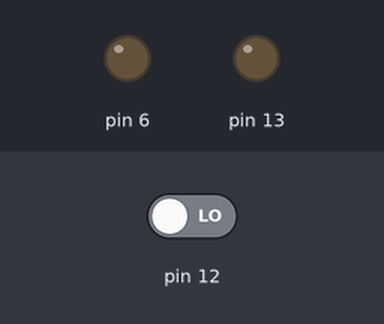
The sketch below on a simulated Arduino Uno, built with avr-gcc and run on an emulated ATmega328P. Shown: output pins drawn as LEDs (lit = HIGH). The test bench sets the inputs (shaded band); at power-on: pin 12 LOW. What the sketch prints to the serial monitor is not drawn.

Above: at 1.2 s.
1.3 s: pin 12 driven HIGH
3.2 s: pin 12 driven LOW
At 4.2 s:
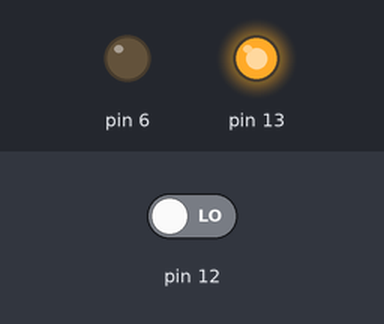
Timing chart, 0 to 6.2 s (numbered marks = the images above; inputs shaded):
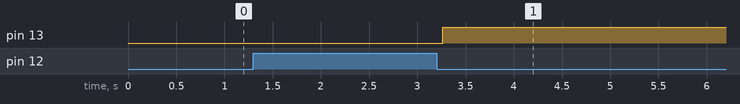

The sketch:

fan_ONOFF.ino
```cpp
unsigned long preTime = 0;
unsigned long curTime = 0;
int num = 0;
boolean SW = false;

void setup() {
  Serial.begin(9600);
  pinMode(12, INPUT);
  pinMode(13, OUTPUT);
  pinMode(6, OUTPUT);
}

void loop() {
  changeSW();
  if (SW) {
    digitalWrite(13, HIGH);
  } else {
    digitalWrite(13, LOW);
  }
}

void changeSW() {
  if (digitalRead(12) == HIGH) {
    SW = !SW;
    while (digitalRead(12) == HIGH) {
      Serial.println("버튼 눌림");
    }
    delay(50);
  }
}
```

Measured:
- after the input at 1.3 s, every drawn part: stays the same
- after the input at 3.2 s, pin 13: LOW → HIGH after 0.06 s
